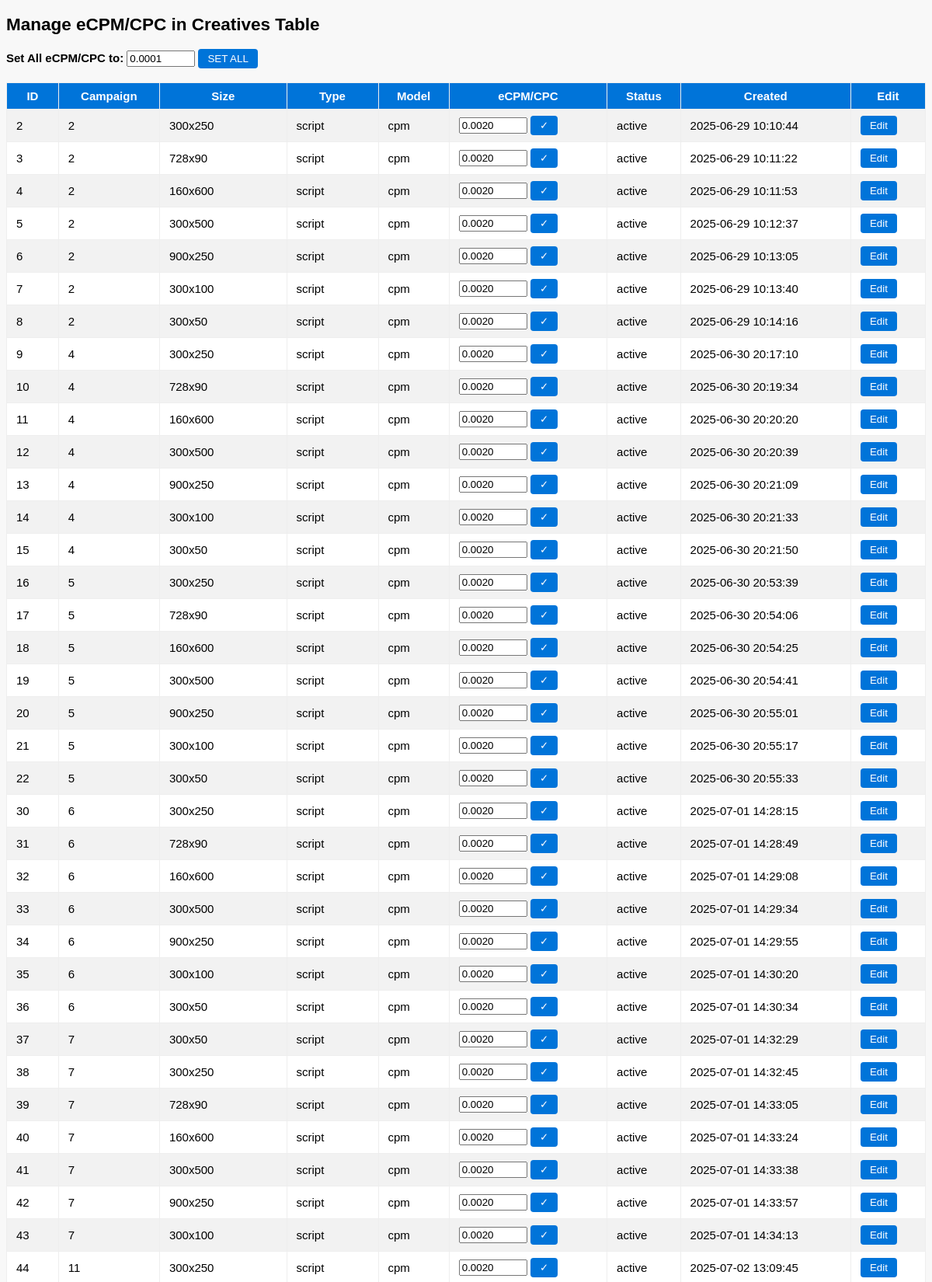
The page /manage_ecpm.php (upper part) on the database its author committed.
### tables this page shows
CREATE TABLE `creatives` (
  `id` int(11) NOT NULL,
  `campaign_id` int(11) NOT NULL,
  `name` varchar(255) NOT NULL,
  `creative_type` enum('image','script','popunder') NOT NULL,
  `bid_model` enum('cpc','cpm') NOT NULL,
  `bid_amount` decimal(10,4) NOT NULL,
  `image_url` varchar(255) DEFAULT NULL,
  `landing_url` varchar(2048) DEFAULT NULL,
  `script_content` text DEFAULT NULL,
  `native_html` text DEFAULT NULL,
  `sizes` varchar(255) NOT NULL COMMENT 'e.g., "300x250" or "all" for RTB',
  `status` enum('active','paused') DEFAULT 'active',
  `created_at` timestamp NULL DEFAULT current_timestamp()
);

### manage_ecpm.php (the view, shortened to what this page needs)
<?php
$db = new mysqli('localhost', 'user_db', 'Puputchen12$', 'user_db');
$res = $db->query("SELECT * FROM creatives ORDER BY id ASC");
?>
<!DOCTYPE html>
<html>
<head>
</head>
<body>
<h2>Manage eCPM/CPC in Creatives Table</h2>
<form method="post" style="margin-bottom: 18px;">
    <label><b>Set All eCPM/CPC to:</b></label>
    <input type="number" step="0.0001" name="all_bid" value="0.0001" required>
    <button class="btn" name="set_all">SET ALL</button>
</form>
<table>
    <tr>
        <th>ID</th>
        <th>Campaign</th>
        <th>Size</th>
        <th>Type</th>
        <th>Model</th>
        <th>eCPM/CPC</th>
        <th>Status</th>
        <th>Created</th>
        <th>Edit</th>
    </tr>
    <?php while($r = $res->fetch_assoc()): ?>
    <tr>
        <td><?= $r['id'] ?></td>
        <td><?= $r['campaign_id'] ?></td>
        <td><?= htmlspecialchars($r['name']) ?></td>
        <td><?= htmlspecialchars($r['creative_type']) ?></td>
        <td><?= htmlspecialchars($r['bid_model']) ?></td>
        <td>
            <form method="post" style="display:inline;">
                <input type="number" step="0.0001" name="update_bid" value="<?= $r['bid_amount'] ?>">
                <button class="btn">&#10003;</button>
            </form>
        </td>
        <td><?= htmlspecialchars($r['status']) ?></td>
        <td><?= $r['created_at'] ?></td>
        <td>
            <form method="post" style="display:inline;">
                <button class="btn" onclick="this.form.update_bid.style.display='inline';this.form.update_bid.focus();return false;">Edit</button>
            </form>
        </td>
    </tr>
    <?php endwhile; ?>
</table>
</body>
</html>

### manage_ecpm.php (style rules this page uses)
body { font-family: Arial; font-size: 15px; background: #f8f8f8; }
table { border-collapse: collapse; width: 100%; background: #fff; }
th, td { padding: 8px 12px; border: 1px solid #eee; }
th { background: #0074d9; color: #fff; }
tr:nth-child(even) { background: #f2f2f2; }
input[type="number"] { width: 80px; }
.btn { background: #0074d9; color: #fff; border: none; padding: 5px 12px; border-radius: 4px; cursor: pointer; }

### rows shown on the page
creatives: id "2", campaign "2", name "300x250", creative_type "script", bid_model "cpm", update_bid "0.0020", status "active", created_at "2025-06-29 10:10:44"
creatives: id "3", campaign "2", name "728x90", creative_type "script", bid_model "cpm", update_bid "0.0020", status "active", created_at "2025-06-29 10:11:22"
creatives: id "4", campaign "2", name "160x600", creative_type "script", bid_model "cpm", update_bid "0.0020", status "active", created_at "2025-06-29 10:11:53"
creatives: id "5", campaign "2", name "300x500", creative_type "script", bid_model "cpm", update_bid "0.0020", status "active", created_at "2025-06-29 10:12:37"
creatives: id "6", campaign "2", name "900x250", creative_type "script", bid_model "cpm", update_bid "0.0020", status "active", created_at "2025-06-29 10:13:05"
creatives: id "7", campaign "2", name "300x100", creative_type "script", bid_model "cpm", update_bid "0.0020", status "active", created_at "2025-06-29 10:13:40"
creatives: id "8", campaign "2", name "300x50", creative_type "script", bid_model "cpm", update_bid "0.0020", status "active", created_at "2025-06-29 10:14:16"
creatives: id "9", campaign "4", name "300x250", creative_type "script", bid_model "cpm", update_bid "0.0020", status "active", created_at "2025-06-30 20:17:10"
creatives: id "10", campaign "4", name "728x90", creative_type "script", bid_model "cpm", update_bid "0.0020", status "active", created_at "2025-06-30 20:19:34"
creatives: id "11", campaign "4", name "160x600", creative_type "script", bid_model "cpm", update_bid "0.0020", status "active", created_at "2025-06-30 20:20:20"
creatives: id "12", campaign "4", name "300x500", creative_type "script", bid_model "cpm", update_bid "0.0020", status "active", created_at "2025-06-30 20:20:39"
creatives: id "13", campaign "4", name "900x250", creative_type "script", bid_model "cpm", update_bid "0.0020", status "active", created_at "2025-06-30 20:21:09"
creatives: id "14", campaign "4", name "300x100", creative_type "script", bid_model "cpm", update_bid "0.0020", status "active", created_at "2025-06-30 20:21:33"
creatives: id "15", campaign "4", name "300x50", creative_type "script", bid_model "cpm", update_bid "0.0020", status "active", created_at "2025-06-30 20:21:50"
creatives: id "16", campaign "5", name "300x250", creative_type "script", bid_model "cpm", update_bid "0.0020", status "active", created_at "2025-06-30 20:53:39"
creatives: id "17", campaign "5", name "728x90", creative_type "script", bid_model "cpm", update_bid "0.0020", status "active", created_at "2025-06-30 20:54:06"
creatives: id "18", campaign "5", name "160x600", creative_type "script", bid_model "cpm", update_bid "0.0020", status "active", created_at "2025-06-30 20:54:25"
creatives: id "19", campaign "5", name "300x500", creative_type "script", bid_model "cpm", update_bid "0.0020", status "active", created_at "2025-06-30 20:54:41"
creatives: id "20", campaign "5", name "900x250", creative_type "script", bid_model "cpm", update_bid "0.0020", status "active", created_at "2025-06-30 20:55:01"
creatives: id "21", campaign "5", name "300x100", creative_type "script", bid_model "cpm", update_bid "0.0020", status "active", created_at "2025-06-30 20:55:17"
creatives: id "22", campaign "5", name "300x50", creative_type "script", bid_model "cpm", update_bid "0.0020", status "active", created_at "2025-06-30 20:55:33"
creatives: id "30", campaign "6", name "300x250", creative_type "script", bid_model "cpm", update_bid "0.0020", status "active", created_at "2025-07-01 14:28:15"
creatives: id "31", campaign "6", name "728x90", creative_type "script", bid_model "cpm", update_bid "0.0020", status "active", created_at "2025-07-01 14:28:49"
creatives: id "32", campaign "6", name "160x600", creative_type "script", bid_model "cpm", update_bid "0.0020", status "active", created_at "2025-07-01 14:29:08"
creatives: id "33", campaign "6", name "300x500", creative_type "script", bid_model "cpm", update_bid "0.0020", status "active", created_at "2025-07-01 14:29:34"
creatives: id "34", campaign "6", name "900x250", creative_type "script", bid_model "cpm", update_bid "0.0020", status "active", created_at "2025-07-01 14:29:55"
creatives: id "35", campaign "6", name "300x100", creative_type "script", bid_model "cpm", update_bid "0.0020", status "active", created_at "2025-07-01 14:30:20"
creatives: id "36", campaign "6", name "300x50", creative_type "script", bid_model "cpm", update_bid "0.0020", status "active", created_at "2025-07-01 14:30:34"
creatives: id "37", campaign "7", name "300x50", creative_type "script", bid_model "cpm", update_bid "0.0020", status "active", created_at "2025-07-01 14:32:29"
creatives: id "38", campaign "7", name "300x250", creative_type "script", bid_model "cpm", update_bid "0.0020", status "active", created_at "2025-07-01 14:32:45"
creatives: id "39", campaign "7", name "728x90", creative_type "script", bid_model "cpm", update_bid "0.0020", status "active", created_at "2025-07-01 14:33:05"
creatives: id "40", campaign "7", name "160x600", creative_type "script", bid_model "cpm", update_bid "0.0020", status "active", created_at "2025-07-01 14:33:24"
creatives: id "41", campaign "7", name "300x500", creative_type "script", bid_model "cpm", update_bid "0.0020", status "active", created_at "2025-07-01 14:33:38"
creatives: id "42", campaign "7", name "900x250", creative_type "script", bid_model "cpm", update_bid "0.0020", status "active", created_at "2025-07-01 14:33:57"
creatives: id "43", campaign "7", name "300x100", creative_type "script", bid_model "cpm", update_bid "0.0020", status "active", created_at "2025-07-01 14:34:13"
creatives: id "44", campaign "11", name "300x250", creative_type "script", bid_model "cpm", update_bid "0.0020", status "active", created_at "2025-07-02 13:09:45"
